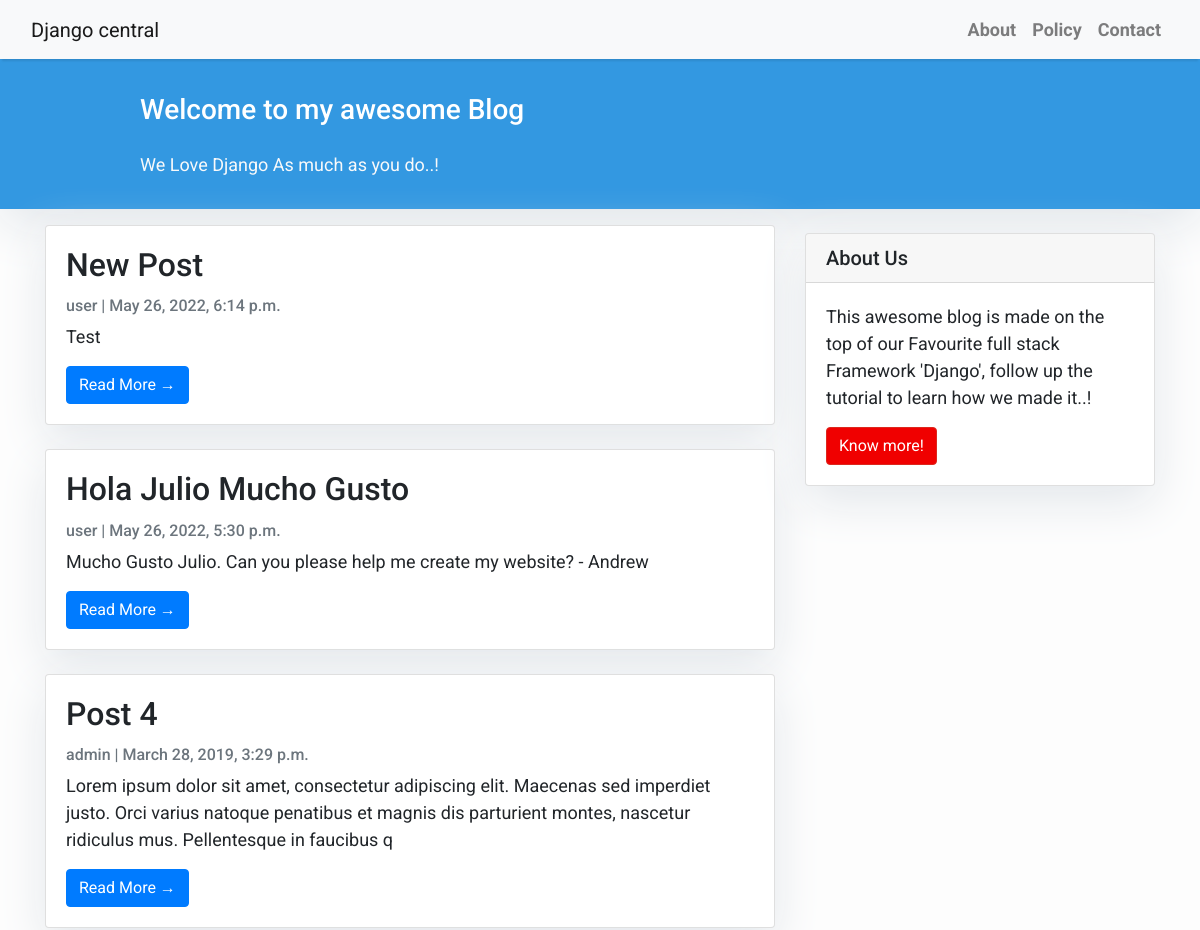
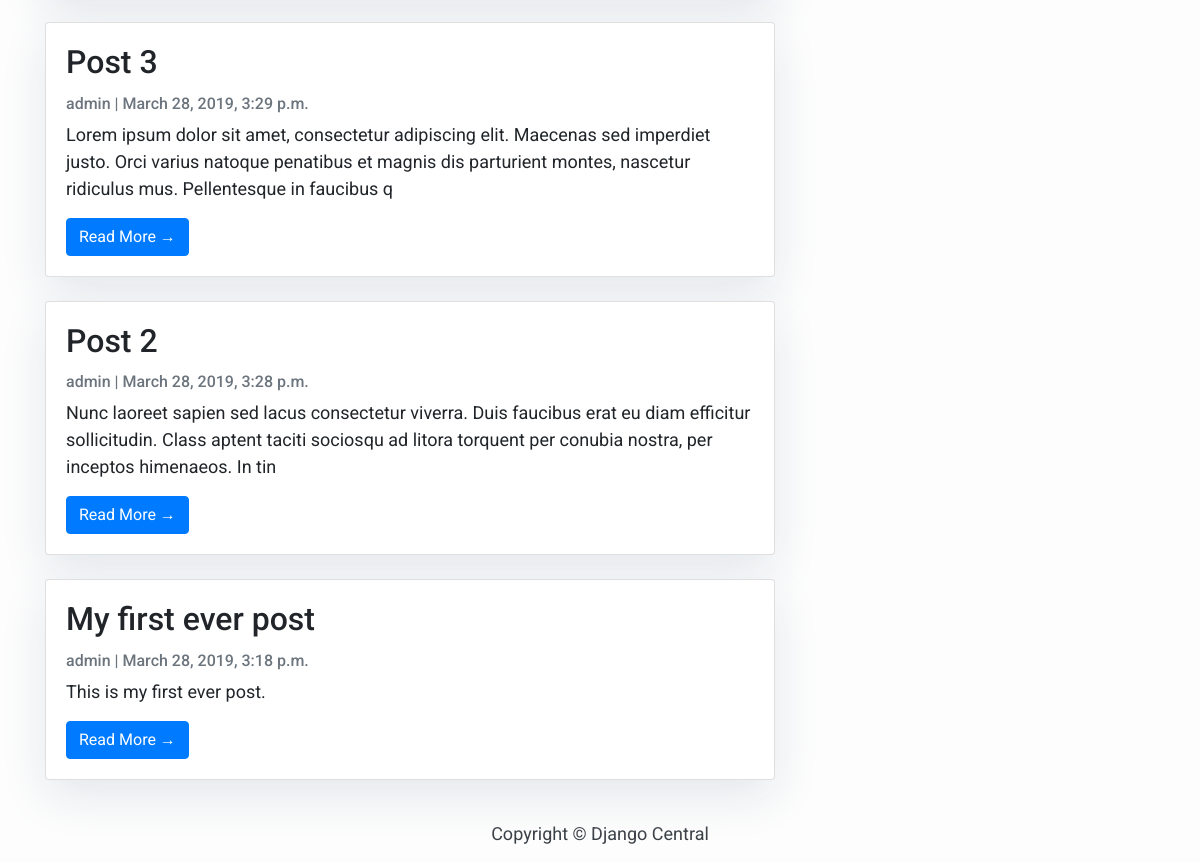
The page / on the database its author committed (2 pictures, top to bottom).
### blog/models.py (models this page shows, shortened)
class Post(models.Model):
    title = models.CharField(max_length=200, unique=True)
    slug = models.SlugField(max_length=200, unique=True)
    author = models.ForeignKey(User, on_delete= models.CASCADE,related_name='blog_posts')
    updated_on = models.DateTimeField(auto_now= True)
    content = models.TextField()
    created_on = models.DateTimeField(auto_now_add=True)
    status = models.IntegerField(choices=STATUS, default=0)
    class Meta:
        ordering = ['-created_on']

### blog/views.py (the view)
# urls.py: path('', views.PostList.as_view(), name='home'),
class PostList(generic.ListView):
    queryset = Post.objects.filter(status=1).order_by('-created_on')
    template_name = 'index.html'

### templates/index.html (shortened to what this page needs)
{% extends "base.html" %}
 {% block content %}
    <header class="masthead" >
            <div class="container">
              <div class="row">
                <div class=" col-md-8 col-md-10 mx-auto">
                  <div class="site-heading">
                    <h3 class=" site-heading my-4 mt-3 text-white"> Welcome to my awesome Blog </h3>
                    <p class="text-light">We Love Django As much as you do..! &nbsp
                    </p>
                </div>
                    </div>
                  </div>
                </div>
              </header>
            <div class="container">
                <div class="row">
              <div class="col-md-8 mt-3 left">
                    {% for post in post_list %}
                <div class="card mb-4" >
                  <div class="card-body">
                    <h2 class="card-title">{{ post.title }}</h2>
                    <p class="card-text text-muted h6">{{ post.author }} | {{ post.created_on}} </p>
                    <p class="card-text">{{post.content|slice:":200" }}</p>
                    <a href="{% url 'post_detail' post.slug  %}" class="btn btn-primary">Read More &rarr;</a>
                  </div>
                </div>
                {% endfor %}
            </div>
                {% block sidebar %}
                {% include 'sidebar.html' %}
                {% endblock sidebar %}
            </div>
        </div>
{%endblock%}

### templates/base.html (shortened to what this page needs)
<!DOCTYPE html>
<html>
  <head>
    <link
      rel="stylesheet"
      href="https://maxcdn.bootstrapcdn.com/bootstrap/4.0.0/css/bootstrap.min.css"
    />
  </head>
  <body>
    <nav class="navbar navbar-expand-lg navbar-light bg-light shadow" id="mainNav">
      <div class="container-fluid">
        <a class="navbar-brand" href="{% url 'home' %}" >Django central</a>
        <div class="collapse navbar-collapse" id="navbarResponsive">
          <ul class="navbar-nav ml-auto">
            <li class="nav-item text-black">
              <a
                class="nav-link text-black font-weight-bold"
                href="#"
                >About</a
              >
            </li>
            <li class="nav-item text-black">
              <a
                class="nav-link text-black font-weight-bold"
                href="#"
                >Policy</a
              >
            </li>
            <li class="nav-item text-black">
              <a
                class="nav-link text-black font-weight-bold"
                href="#"
                >Contact</a
              >
            </li>
          </ul>
        </div>
      </div>
    </nav>
            {% block content %}{% endblock content %}
    <footer class="py-3 bg-grey">
              <p class="m-0 text-dark text-center ">Copyright &copy; Django Central</p>
    </footer>
  </body>
</html>

### templates/sidebar.html (shortened to what this page needs)
{% block sidebar %}
<div class="col-md-4 float-right ">
<div class="card my-4">
        <h5 class="card-header">About Us</h5>
    <div class="card-body">
        <p class="card-text"> This awesome blog is made on the top of our Favourite full stack Framework 'Django', follow up the tutorial to learn how we made it..!</p>
        <a href="#"
           class="btn btn-danger">Know more!</a>
    </div>
</div>
</div>
{% endblock sidebar %}

### templates/base.html (style rules this page uses)
body { font-family: "Roboto", sans-serif; font-size: 17px; background-color: #fdfdfd; }
.shadow { box-shadow: 0 4px 2px -2px rgba(0,0,0,0.1); }
.btn-danger { color: #fff; background-color: #f00000; border-color: #dc281e; }
.masthead { background:#3398E1; height: auto; padding-bottom: 15px; box-shadow: 0 16px 48px #E3E7EB; padding-top: 10px; }

### templates/index.html (style rules this page uses)
body { font-family: "Roboto", sans-serif; font-size: 18px; background-color: #fdfdfd; }
.card { box-shadow: 0 16px 48px #E3E7EB; }

### templates/sidebar.html (style rules this page uses)
.card { box-shadow: 0 16px 48px #E3E7EB; }

### rows shown on the page
Post: title "New Post", author "user", created_on "May 26, 2022, 6:14 p.m.", content "Test"
Post: title "Hola Julio Mucho Gusto", author "user", created_on "May 26, 2022, 5:30 p.m.", content "Mucho Gusto Julio. Can you please help me create my website? - Andrew"
Post: title "Post 4", author "admin", created_on "March 28, 2019, 3:29 p.m.", content "Lorem ipsum dolor sit amet, consectetur adipiscing elit. Maecenas sed imperdiet justo. Orci varius natoque penatibus et magnis dis parturient montes, nascetur ridiculus mus. Pellentesque in faucibus q"
Post: title "Post 3", author "admin", created_on "March 28, 2019, 3:29 p.m.", content "Lorem ipsum dolor sit amet, consectetur adipiscing elit. Maecenas sed imperdiet justo. Orci varius natoque penatibus et magnis dis parturient montes, nascetur ridiculus mus. Pellentesque in faucibus q"
Post: title "Post 2", author "admin", created_on "March 28, 2019, 3:28 p.m.", content "Nunc laoreet sapien sed lacus consectetur viverra. Duis faucibus erat eu diam efficitur sollicitudin. Class aptent taciti sociosqu ad litora torquent per conubia nostra, per inceptos himenaeos. In tin"
Post: title "My first ever post", author "admin", created_on "March 28, 2019, 3:18 p.m.", content "This is my first ever post."
